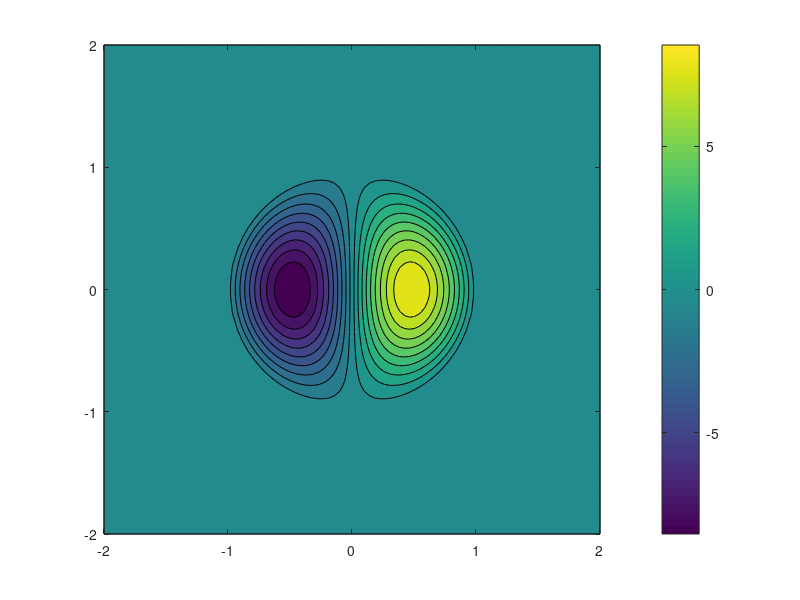
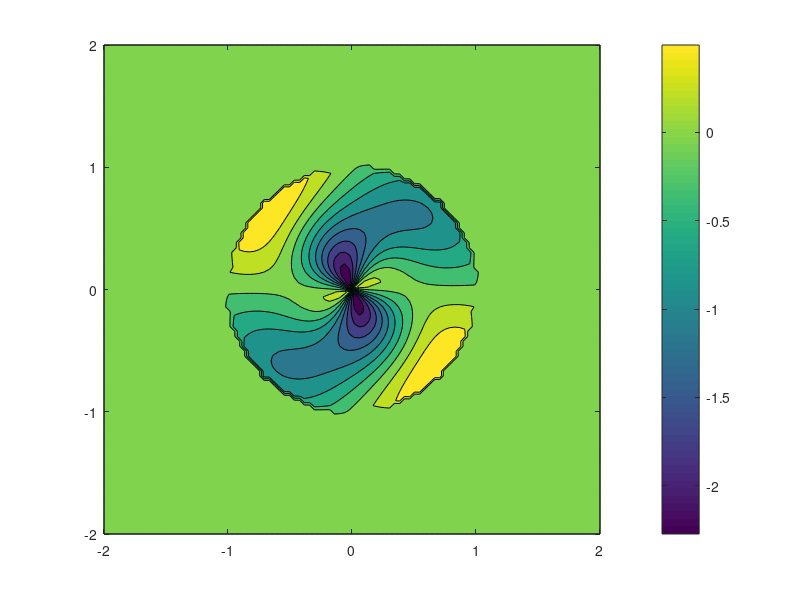
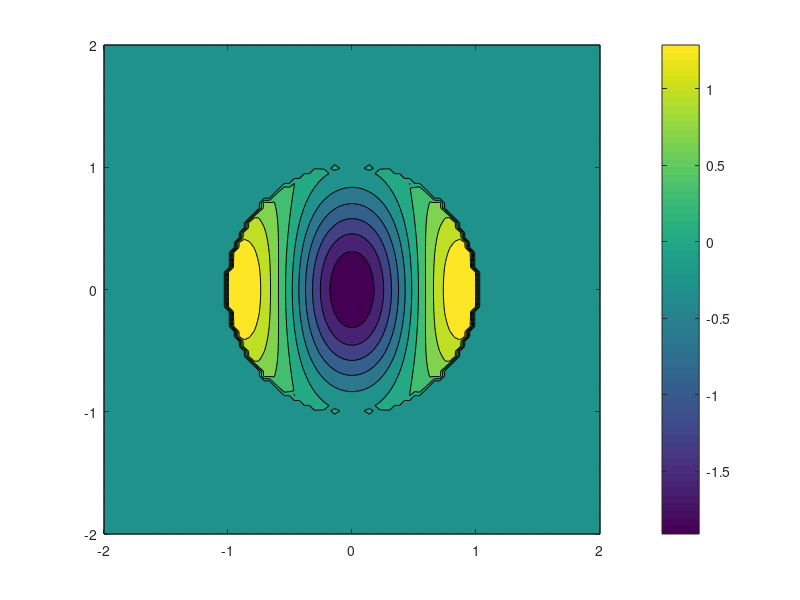

The MATLAB source for these figures, in order:
function batch_vortex()

global U  k

x0=0;
y0=0;
Re = 800;
a = 1.0; % vortex core radius
U = 1.0;

k = 3.8317/a;
nu = U*a/Re;

xmin=-2*a;
xmax=+2*a;
ymin=-2*a;
ymax=+2*a;

n=100;
x=linspace(xmin,xmax,n);
y=linspace(ymin,ymax,n);
[X,Y]=meshgrid(x,y);
omg = zeros(n,n);
u = zeros(n,n);
v = zeros(n,n);

J1 = @(r) besselj(1, r);

for i=1:n
   for j=1:n
      r = sqrt( (X(i,j)-x0)^2 + (Y(i,j) - y0)^2 );
      theta = atan2(Y(i,j), X(i,j));
      if r <= a
         %omg(i,j) = C * k^2 * X(i,j) * J1(k*r) / r;
         omg(i,j) = U * k^2 * X(i,j) * J1(k*r) / r;
         [u(i,j),v(i,j)] = vel(r, theta);
      else
         omg(i,j) = 0;
         u(i,j) = 0;
         v(i,j) = 0;
      end
   end
end

figure(1)
omin = min(min(omg))
omax = max(max(omg))
contourf(X, Y, omg, linspace(omin,omax,20))
colorbar

figure(2)
contourf(X, Y, u)
colorbar

figure(3)
contourf(X, Y, v)
colorbar

end

%-----------------------------------------------------------------------------
function [u,v] = vel(r, theta)

global U  k

kr = k*r;
f = besselj(0,kr) - besselj(1,kr)/kr;
g = sin(theta)^2 * U * besselj(1,kr)/r;

u = U * sin(theta) * f * k * cos(theta) - g;
v = -cos(theta)^2 * U * f * k - g;

end
